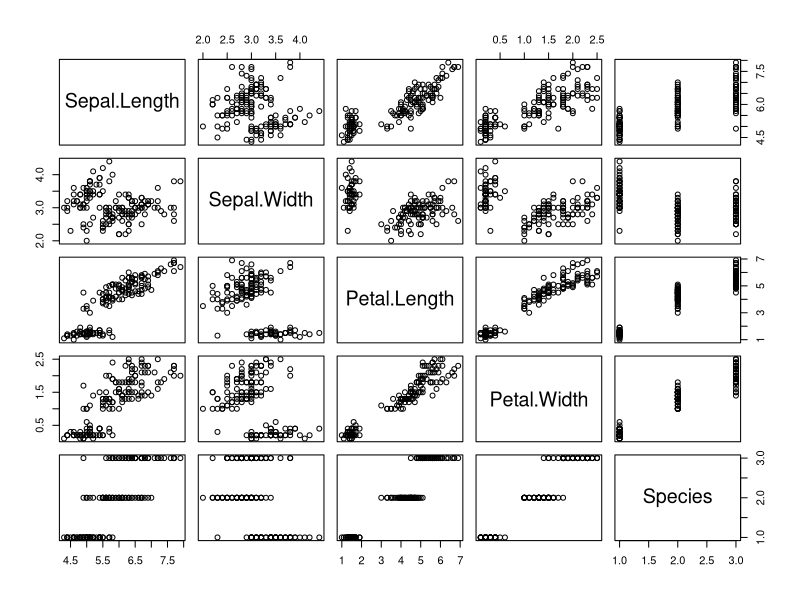
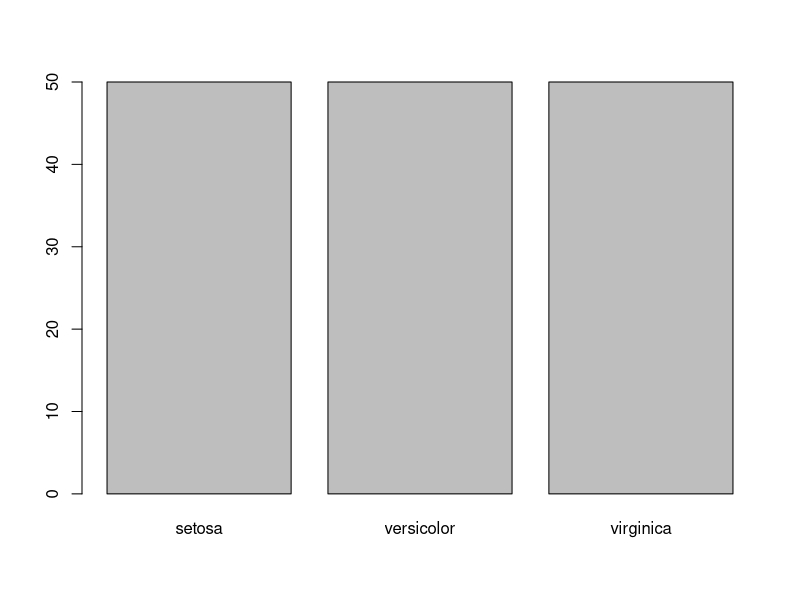
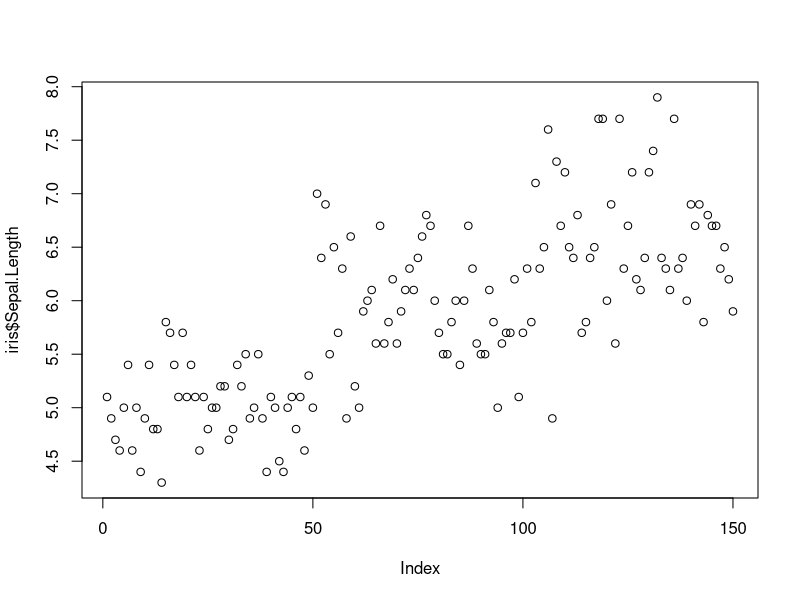
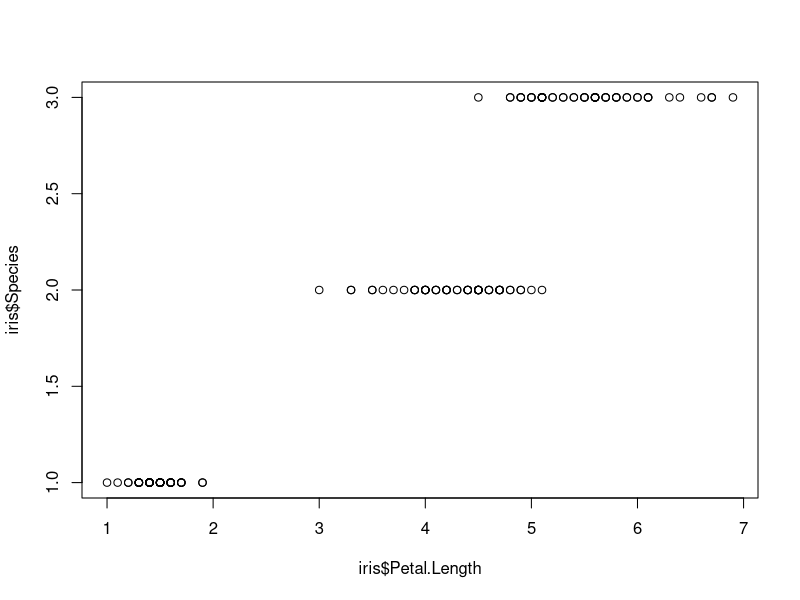
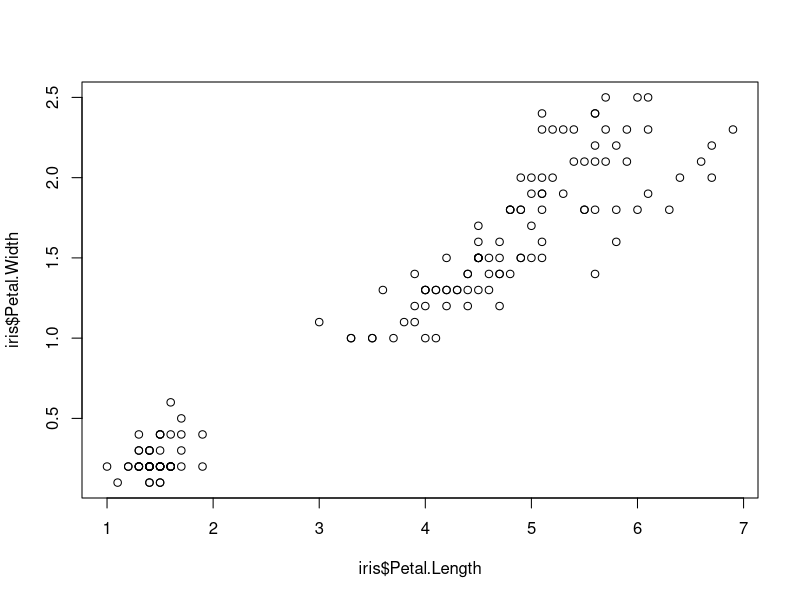
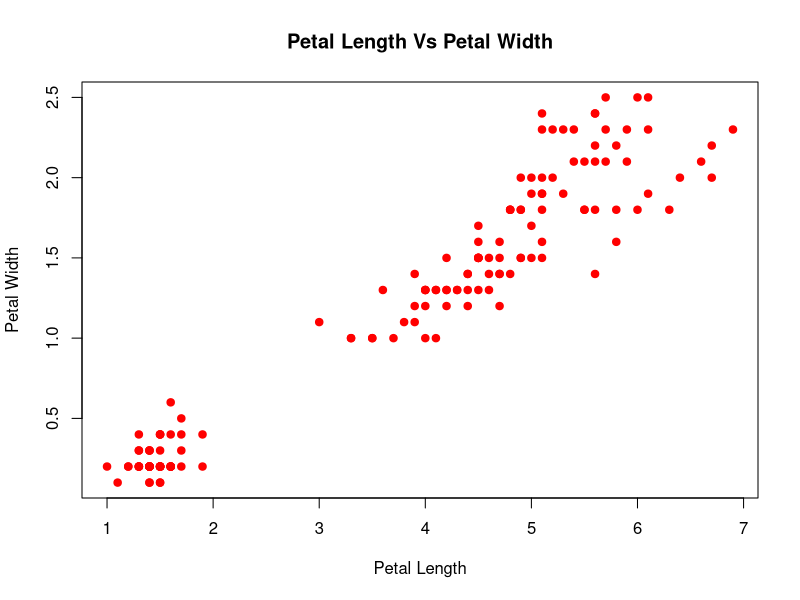
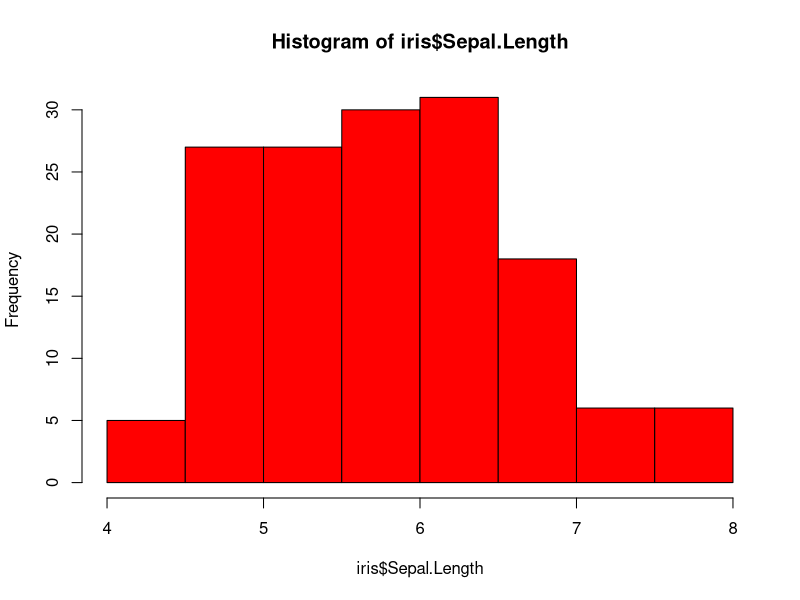
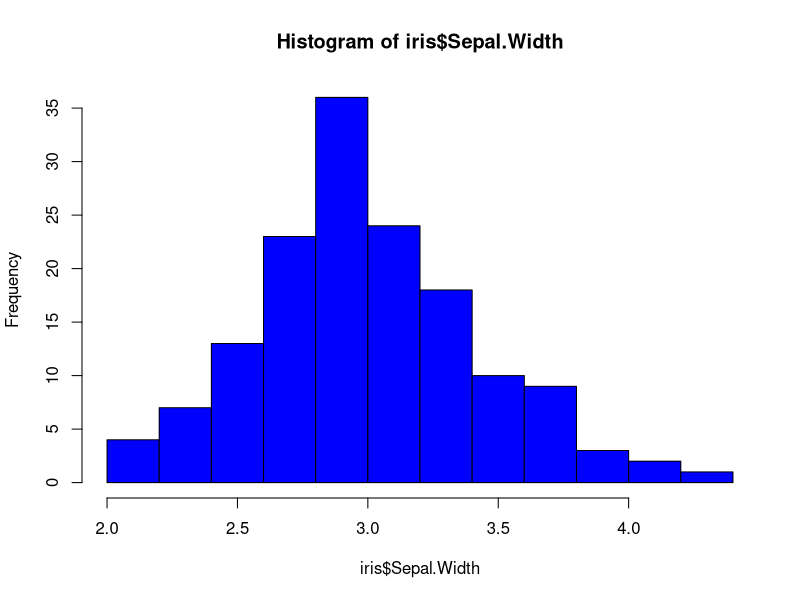

R code for these plots, in order:
#BASIC GRAPHS
library(datasets)
#load inbuilt datasets

head(iris) #shows first 6 lines of dataset
plot(iris) #plots a scatter plot
plot(iris$Species) #plotting a categorical column i.e text
plot(iris$Sepal.Length) #plotting a quantitative column i.e numbers
plot(iris$Petal.Length, iris$Species) #plotting quantitative and categorical values
plot(iris$Petal.Length, iris$Petal.Width)

#PLOT WITH OPTIONS
plot(iris$Petal.Length, iris$Petal.Width,
     col="red",#Hex code for  colour red
     pch = 19, #use solid circles
     main = "Petal Length Vs Petal Width", # title of graph
     xlab = "Petal Length",
     ylab = "Petal Width"
)

#HISTOGRAM
hist(iris$Sepal.Length, col="red")
hist(iris$Sepal.Width, col="blue")
hist(iris$Petal.Length, col = "green")
hist(iris$Petal.Width, col="purple")

#Histograms by Groups
#Put graphs in 3 rows and 1 column
par(mfrow = c(3,1))
hist(iris$Petal.Width[iris$Species == "setosa"],
     xlim = c(0,3),
     breaks = 9,
     main = "Petal Width for Setosa",
     xlab = " ",
     col = "red")

hist(iris$Petal.Width[iris$Species == "virginica"],
     xlim = c(0,3),
     breaks = 9,
     main = "Petal Width for Virginica",
     xlab = " ",
     col = "blue")

hist(iris$Petal.Width[iris$Species == "versicolor"],
     xlim = c(0,3),
     breaks = 9,
     main = "Petal Width for Versicolor",
     xlab = "",
     col = "yellow")

#new dataset
library(datasets)
head(mtcars)
plot(mtcars)
barplot(mtcars$cyl)
# create a table with frequencies of each category
Cylinders <- table(mtcars$cyl) #creating a table
barplot(Cylinders)
plot(Cylinders)

#Bar Charts
barplot(Cylinders,
        col="red",
        main = "Bar Plot Showing Cylinder Frequencies",
        xlab = "Cylinder",
        ylab = "Frequencies")
#SCATTER PLOTS
#Used for visualization of association between two quantitative variables.
# i.e linear association, consistency spread, outliers and correlation

# It is always good to first check univariate ditribution.
hist(mtcars$wt)
hist(mtcars$mpg)
#Basic plot for two quantitative variables
plot(mtcars$wt, mtcars$mpg)

plot(mtcars$wt, mtcars$mpg,
     pch = 19, #solid circle
     cex = 1.5, #makes 150% size
     col="purple",
     main ="MPG as a function of weight of cars",
     xlab="Weight(pounds)",
     ylab ="MPG"
)


#OVERLAYING PLOTS
#WHY?
#Due to increased Information density.
library(datasets)
head(lynx)
hist(lynx)
#adding more plotting options
hist(lynx,
     col = "purple",
     breaks = 14,
     freq = F,
     xlab = "Number of Lynx Trapped"
)
#Normal Distribtion
curve(dnorm(x, mean = mean(lynx), sd = sd(lynx)),
      col = "red",
      lwd = 2, #line width of 2 plots
      add = T)
#ADD TWO KERNEL DENSITY ESTIMATORS
lines(density(lynx), col = "yellow", lwd =2)
lines(density(lynx), col = "green", lwd =2)
#Add a rug plot
#a rug plot adds a strip under the histogram. location of each data point.
rug(lynx, lwd = 2, col="black")

#Clear Packages
#detach("package: datasets", unload = T)

summary(airquality)
head(airquality)
View(airquality)
with(airquality,plot(Wind, Ozone, main ="Ozone and Wind In New York", type ="n"))
with(subset(airquality, Month==5), points(Wind, Ozone,col="red",pch=19))
with(subset(airquality, Month!=5), points(Wind, Ozone,col="blue",pch=10))
legend("topright", pch=1, col=c("red", "blue"), legend = c("May","Other Months"))
?with
model <- lm(Ozone ~ Wind,airquality)
abline(model, lwd=2)
#abline adds straight line to plot